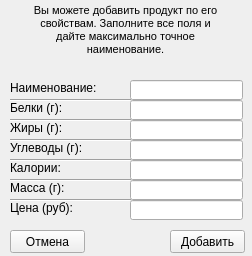
<?xml version="1.0" encoding="UTF-8"?>
<ui version="4.0">
 <class>productAdder</class>
 <widget class="QWidget" name="productAdder">
  <property name="geometry">
   <rect>
    <x>0</x>
    <y>0</y>
    <width>252</width>
    <height>256</height>
   </rect>
  </property>
  <property name="windowTitle">
   <string>Form</string>
  </property>
  <widget class="QLabel" name="label">
   <property name="geometry">
    <rect>
     <x>10</x>
     <y>-20</y>
     <width>231</width>
     <height>101</height>
    </rect>
   </property>
   <property name="text">
    <string>&lt;!DOCTYPE HTML PUBLIC &quot;-//W3C//DTD HTML 4.0//EN&quot; &quot;http://www.w3.org/TR/REC-html40/strict.dtd&quot;&gt;
&lt;html&gt;&lt;head&gt;&lt;meta name=&quot;qrichtext&quot; content=&quot;1&quot; /&gt;&lt;style type=&quot;text/css&quot;&gt;
p, li { white-space: pre-wrap; }
&lt;/style&gt;&lt;/head&gt;&lt;body style=&quot; font-family:'MS Shell Dlg 2'; font-size:8pt; font-weight:400; font-style:normal;&quot;&gt;
&lt;p align=&quot;center&quot; style=&quot; margin-top:12px; margin-bottom:12px; margin-left:0px; margin-right:0px; -qt-block-indent:0; text-indent:0px;&quot;&gt;Вы можете добавить продукт по его &lt;br /&gt;свойствам. Заполните все поля и &lt;br /&gt;дайте максимально точное &lt;br /&gt;наименование.&lt;/p&gt;&lt;/body&gt;&lt;/html&gt;</string>
   </property>
  </widget>
  <widget class="QLabel" name="label_2">
   <property name="geometry">
    <rect>
     <x>10</x>
     <y>80</y>
     <width>90</width>
     <height>16</height>
    </rect>
   </property>
   <property name="text">
    <string>Наименование:</string>
   </property>
  </widget>
  <widget class="QLabel" name="proteinLine">
   <property name="geometry">
    <rect>
     <x>10</x>
     <y>100</y>
     <width>90</width>
     <height>16</height>
    </rect>
   </property>
   <property name="text">
    <string>Белки (г):</string>
   </property>
  </widget>
  <widget class="QLabel" name="fatsLine">
   <property name="geometry">
    <rect>
     <x>10</x>
     <y>120</y>
     <width>90</width>
     <height>16</height>
    </rect>
   </property>
   <property name="text">
    <string>Жиры (г):</string>
   </property>
  </widget>
  <widget class="QLabel" name="carbonLine">
   <property name="geometry">
    <rect>
     <x>10</x>
     <y>140</y>
     <width>90</width>
     <height>16</height>
    </rect>
   </property>
   <property name="text">
    <string>Углеводы (г):</string>
   </property>
  </widget>
  <widget class="QLabel" name="caloriesLine">
   <property name="geometry">
    <rect>
     <x>10</x>
     <y>160</y>
     <width>90</width>
     <height>16</height>
    </rect>
   </property>
   <property name="text">
    <string>Калории:</string>
   </property>
  </widget>
  <widget class="QLabel" name="massLine">
   <property name="geometry">
    <rect>
     <x>10</x>
     <y>180</y>
     <width>90</width>
     <height>16</height>
    </rect>
   </property>
   <property name="text">
    <string>Масса (г):</string>
   </property>
  </widget>
  <widget class="QLabel" name="priceLine">
   <property name="geometry">
    <rect>
     <x>10</x>
     <y>200</y>
     <width>90</width>
     <height>16</height>
    </rect>
   </property>
   <property name="text">
    <string>Цена (руб):</string>
   </property>
  </widget>
  <widget class="QLineEdit" name="nameAdder">
   <property name="geometry">
    <rect>
     <x>130</x>
     <y>80</y>
     <width>113</width>
     <height>20</height>
    </rect>
   </property>
  </widget>
  <widget class="QLineEdit" name="proteinAdder">
   <property name="geometry">
    <rect>
     <x>130</x>
     <y>100</y>
     <width>113</width>
     <height>20</height>
    </rect>
   </property>
  </widget>
  <widget class="QLineEdit" name="fatsAdder">
   <property name="geometry">
    <rect>
     <x>130</x>
     <y>120</y>
     <width>113</width>
     <height>20</height>
    </rect>
   </property>
  </widget>
  <widget class="QLineEdit" name="carbohydratesAdder">
   <property name="geometry">
    <rect>
     <x>130</x>
     <y>140</y>
     <width>113</width>
     <height>20</height>
    </rect>
   </property>
  </widget>
  <widget class="QLineEdit" name="caloriesAdder">
   <property name="geometry">
    <rect>
     <x>130</x>
     <y>160</y>
     <width>113</width>
     <height>20</height>
    </rect>
   </property>
  </widget>
  <widget class="QLineEdit" name="massAdder">
   <property name="geometry">
    <rect>
     <x>130</x>
     <y>180</y>
     <width>113</width>
     <height>20</height>
    </rect>
   </property>
  </widget>
  <widget class="QLineEdit" name="priceAdder">
   <property name="geometry">
    <rect>
     <x>130</x>
     <y>200</y>
     <width>113</width>
     <height>20</height>
    </rect>
   </property>
  </widget>
  <widget class="Line" name="line">
   <property name="geometry">
    <rect>
     <x>10</x>
     <y>92</y>
     <width>121</width>
     <height>16</height>
    </rect>
   </property>
   <property name="orientation">
    <enum>Qt::Horizontal</enum>
   </property>
  </widget>
  <widget class="Line" name="line_2">
   <property name="geometry">
    <rect>
     <x>10</x>
     <y>112</y>
     <width>121</width>
     <height>16</height>
    </rect>
   </property>
   <property name="orientation">
    <enum>Qt::Horizontal</enum>
   </property>
  </widget>
  <widget class="Line" name="line_3">
   <property name="geometry">
    <rect>
     <x>10</x>
     <y>132</y>
     <width>121</width>
     <height>16</height>
    </rect>
   </property>
   <property name="orientation">
    <enum>Qt::Horizontal</enum>
   </property>
  </widget>
  <widget class="Line" name="line_4">
   <property name="geometry">
    <rect>
     <x>10</x>
     <y>152</y>
     <width>121</width>
     <height>16</height>
    </rect>
   </property>
   <property name="orientation">
    <enum>Qt::Horizontal</enum>
   </property>
  </widget>
  <widget class="Line" name="line_5">
   <property name="geometry">
    <rect>
     <x>10</x>
     <y>172</y>
     <width>121</width>
     <height>16</height>
    </rect>
   </property>
   <property name="orientation">
    <enum>Qt::Horizontal</enum>
   </property>
  </widget>
  <widget class="Line" name="line_6">
   <property name="geometry">
    <rect>
     <x>10</x>
     <y>192</y>
     <width>121</width>
     <height>16</height>
    </rect>
   </property>
   <property name="orientation">
    <enum>Qt::Horizontal</enum>
   </property>
  </widget>
  <widget class="QPushButton" name="addConfirmButton">
   <property name="geometry">
    <rect>
     <x>170</x>
     <y>230</y>
     <width>75</width>
     <height>23</height>
    </rect>
   </property>
   <property name="text">
    <string>Добавить</string>
   </property>
  </widget>
  <widget class="QPushButton" name="cancelAdderButton">
   <property name="geometry">
    <rect>
     <x>10</x>
     <y>230</y>
     <width>75</width>
     <height>23</height>
    </rect>
   </property>
   <property name="text">
    <string>Отмена</string>
   </property>
  </widget>
 </widget>
 <resources/>
 <connections/>
</ui>
